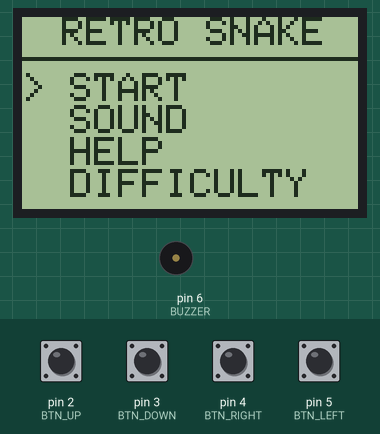
This sketch was run on a simulated Arduino Uno, built with avr-gcc and run on an emulated ATmega328P. Parts: 84×48 one-colour display, buzzer (waves = sounding). The test bench sets the inputs (shaded band); at power-on: pin 2 (BTN_UP), pin 3 (BTN_DOWN), pin 4 (BTN_RIGHT), pin 5 (BTN_LEFT) HIGH. Random numbers use the default seed unless the sketch sets one; EEPROM starts erased.

Above: at 4.3 s.
4.4 s: pin 4 (BTN_RIGHT) pulled LOW for 0.15 s
At 6.09 s:
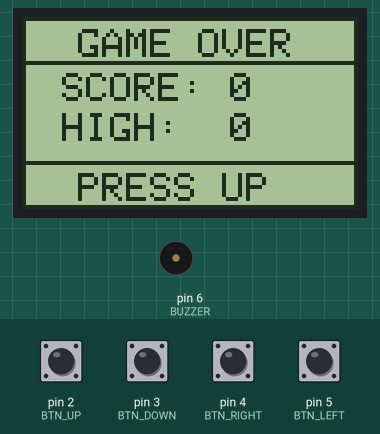
6.2 s: pin 2 (BTN_UP) pulled LOW for 1 s
At 6.52 s:
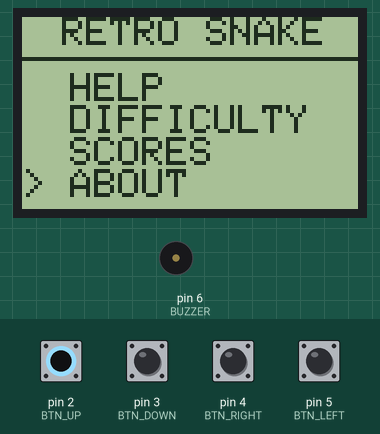
8.7 s: pin 4 (BTN_RIGHT) pulled LOW for 1 s
At 10.1 s:
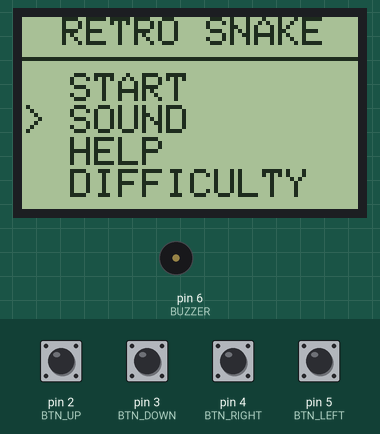
11.2 s: pin 3 (BTN_DOWN) pulled LOW for 0.15 s
At 12.4 s:
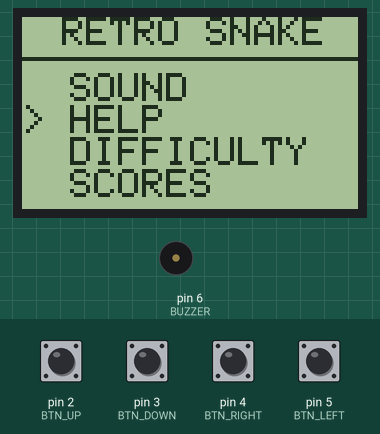
12.8 s: pin 4 (BTN_RIGHT) pulled LOW for 0.15 s
At 13.8 s:
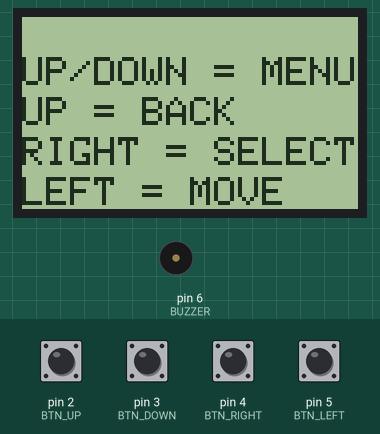
14.4 s: pin 2 (BTN_UP) pulled LOW for 0.15 s
At 15.4 s:
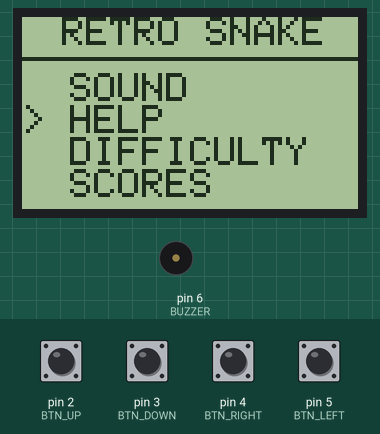
Timing chart, 0 to 17.0 s (numbered marks = the images above; inputs shaded):
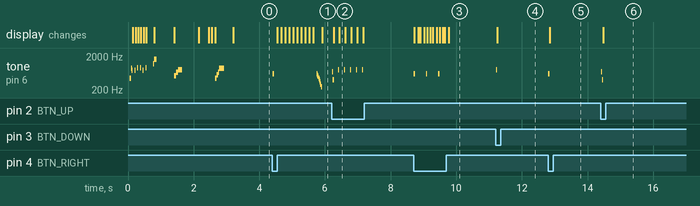

Measured:
- after the input at 4.4 s, tone on pin 6 (BUZZER): plays 600 Hz for 0.04 s, 600 Hz for 0.02 s, 550 Hz for 0.02 s, 500 Hz for 0.02 s, 450 Hz for 0.02 s, 400 Hz for 0.02 s … (9 notes in this stretch), starting at once; the display: first changes after 0.15 s (image 1 shows a later state)
- after the input at 6.2 s, tone on pin 6 (BUZZER): plays 700 Hz for 0.03 s, 400 Hz for 0.04 s, 800 Hz for 0.03 s, 800 Hz for 0.03 s, 800 Hz for 0.03 s, 800 Hz for 0.03 s … (7 notes in this stretch), starting at once; the display: first changes after 0.06 s (image 2 shows a later state)
- after the input at 8.7 s, tone on pin 6 (BUZZER): alternates 600 Hz for 0.04 s and silent for 0.33 s, 6 changes in all, then stays silent, starting at once; the display: first changes at once (image 3 shows a later state)
- after the input at 11.2 s, tone on pin 6 (BUZZER): silent → 800 Hz at once, → silent 0.03 s later; the display: changes at once (image 4)
- after the input at 12.8 s, tone on pin 6 (BUZZER): silent → 600 Hz at once, → silent 0.04 s later; the display: changes at once (image 5)
- after the input at 14.4 s, tone on pin 6 (BUZZER): silent → 700 Hz at once, → 400 Hz 0.03 s later, → silent 0.04 s later; the display: changes after 0.08 s (image 6)

The sketch:

snake_game_full_version.ino
```cpp
// ================= LIBRARIES =================
#include <SPI.h>
#include <Adafruit_GFX.h>
#include <Adafruit_PCD8544.h>
#include <EEPROM.h>

// ================= DISPLAY =================
Adafruit_PCD8544 display = Adafruit_PCD8544(11, 10, 9, 8, 7);
const int SCREEN_W = 84;
const int SCREEN_H = 48;
const int CELL = 4;

// 1. Heart (8x8)
const unsigned char PROGMEM heart_icon[] = {
  0x00, 0x66, 0xFF, 0xFF, 0xFF, 0x7E, 0x3C, 0x18
};
// 2. Smiley (8x8)
const unsigned char PROGMEM smiley_icon[] = {
  0x3C, 0x42, 0xA5, 0x81, 0xA5, 0x99, 0x42, 0x3C
};
// screw icon
const unsigned char screwdriver_icon[] PROGMEM = {
  0x18, 0x3C, 0x7E, 0x3C, 0x18, 0x18, 0x18, 0x18
};

// ================= BUTTONS & HARDWARE =================
#define BTN_UP 2
#define BTN_DOWN 3
#define BTN_RIGHT 4
#define BTN_LEFT 5
#define BUZZER 6

// ================= STATES =================
enum State {MENU, GAME, HELP, DIFFICULTY, GAME_OVER, SCORES, ABOUT};
State state = MENU;

// ================= SCROLLING MENU =================
const char* menuItems[] = {
  "START", "SOUND", "HELP",
  "DIFFICULTY", "SCORES", "ABOUT"
};

const int MENU_ITEMS = 6;
const int VISIBLE_ITEMS = 4; // Fits on 84x48 screen with 8px spacing

// ================= SCORE & EEPROM (TOP 4) =================
int score = 0;
int highScores[4] = {0, 0, 0, 0};  // 👈 Top 4 scores array
const int EEPROM_ADDR = 0;          // 👈 Single base address (8 bytes total)

// ================= TIMING & DEBOUNCE =================
unsigned long lastButtonPress = 0;
const unsigned long DEBOUNCE_MS = 180;
unsigned long lastActivity = 0;
unsigned long lastMove = 0;

// ================= MENU & SETTINGS =================
int menuIndex = 0;
bool soundOn = true;
int difficulty = 1; // 0=Easy, 1=Medium, 2=Hard 3=Extreme

// ================= SNAKE =================
#define MAX_SNAKE 30
struct Point { int x, y; };
Point snake[MAX_SNAKE];
int length;
int dx, dy;
Point food;
int speedDelay = 120;

// ================= FUNCTION PROTOTYPES =================
void drawSnake(bool retro = true);
void handleMenuInput();
void handleGameInput();
void resetGame();
void updateDifficulty();
void spawnFood();
void drawBorder();
bool isButtonPressed(int pin);
bool isAnyButtonPressed();

// ================= 8-BIT SFX PACK functions =================
//boot start sound
void sfxBootStart()
  { if(soundOn)
    { tone(BUZZER,440,80);
     delay(40);
     tone(BUZZER,880,100);
    }
  }
//loading sound
void sfxLoadTick()
  { if(soundOn)
    { tone(BUZZER, 600 + (random(3)*150), 25); }
  }
// ready sound
void sfxReady()
  { if(soundOn)
    { tone(BUZZER,1200,50);
      delay(30);
      tone(BUZZER,1600,80);
    }
  }
// telugu mad thinker sound
void sfxBrand()
  { if(soundOn)
    { tone(BUZZER,523,90);
      delay(60);
      tone(BUZZER,659,90);
      delay(60);
      tone(BUZZER,784,120);
    }
  }
// rtero snake sound
void sfxTitle()
  { if(soundOn)
    { tone(BUZZER,440,70);
      delay(40);
      tone(BUZZER,554,70);
      delay(40);
      tone(BUZZER,659,70);
      delay(40);
      tone(BUZZER,880,150);
    }
  }
// button movement sound
void sfxMenuMove()
  { if(soundOn)
    { tone(BUZZER,800,25); }
  }
// button select sound
void sfxSelect()
  { if(soundOn)
    { tone(BUZZER,600,40); }
  }
// snake eat sound
void sfxEat()
  { if(soundOn)
    { tone(BUZZER,1000,40);
      delay(20);
      tone(BUZZER,1500,40);
    }
  }
// snake wall hit sound
void sfxWall()
  { if(soundOn)
    { tone(BUZZER,150,100); }
  }
// game over screen sound
void sfxGameOver()
  { if(soundOn)
    { for(int f=600; f>200; f-=50)
      { tone(BUZZER,f,40);
        delay(20);
      }
      noTone(BUZZER);
    }
  }
// highscore sound
void sfxHighScore()
  { if(soundOn)
    { tone(BUZZER,1500,100);
      delay(50);
      tone(BUZZER,2000,150);
    }
  }
// back button sound
void sfxBack(){
  if(soundOn){
    tone(BUZZER, 700, 30);   // Start mid-tone
    delay(30);               // Brief pause for note separation
    tone(BUZZER, 400, 40);   // Drop to lower tone = "back" feel
  }
}

// ================= SETUP =================
void setup() {
  display.begin();
  display.setContrast(58);
  // 👇 LOAD & VALIDATE TOP 4 SCORES
  bool corrupted = false;
  for(int i = 0; i < 4; i++) {
    EEPROM.get(EEPROM_ADDR + (i * 2), highScores[i]);
    // Validate: reasonable score range 0-9999
    if(highScores[i] < 0 || highScores[i] > 9999) {
      highScores[i] = 0;
      corrupted = true;
    }
  }
  // If any corruption found, reset all to 0
  if(corrupted) {
    for(int i = 0; i < 4; i++) {
      EEPROM.put(EEPROM_ADDR + (i * 2), 0);
    }
  }
//pullup to read button value without noise
  pinMode(BTN_UP, INPUT_PULLUP);
  pinMode(BTN_DOWN, INPUT_PULLUP);
  pinMode(BTN_LEFT, INPUT_PULLUP);
  pinMode(BTN_RIGHT, INPUT_PULLUP);
  pinMode(BUZZER, OUTPUT);

  introBoot();
  revealDecor();
  revealRetroSnake();
}

// ================= MAIN LOOP =================
void loop() {

  // 👇 Updated state switch
  switch(state){
    case MENU:        drawMenu(); handleMenuInput(); break;
    case GAME:        gameLoop(); break;
    case HELP:        drawHelp(); break;
    case DIFFICULTY:  drawDifficulty(); break;
    case GAME_OVER:   drawGameOver(); break;
    case SCORES:      drawHighScores(); break;
    case ABOUT:       drawAbout(); break;
  }
}

//debounce
// ================= NON-BLOCKING INPUT =================
bool isButtonPressed(int pin) {
  if (digitalRead(pin) == LOW) {
    unsigned long now = millis();
    if (now - lastButtonPress >= DEBOUNCE_MS) {
      lastButtonPress = now;
      return true;
    }
  }
  return false;
}

bool isAnyButtonPressed() {
  if (digitalRead(BTN_UP)==LOW || digitalRead(BTN_DOWN)==LOW ||
      digitalRead(BTN_LEFT)==LOW || digitalRead(BTN_RIGHT)==LOW) {
    unsigned long now = millis();
    if (now - lastButtonPress >= DEBOUNCE_MS) {
      lastButtonPress = now;
      return true;
    }
  }
  return false;
}

// ================= MENU HANDLER =================
void handleMenuInput() {
  if(isButtonPressed(BTN_DOWN)){
    menuIndex = (menuIndex + 1) % MENU_ITEMS;
    sfxMenuMove();
  }
  if(isButtonPressed(BTN_UP)){
    menuIndex = (menuIndex - 1 + MENU_ITEMS) % MENU_ITEMS;
    sfxMenuMove();
  }
  if(isButtonPressed(BTN_RIGHT)) {
    sfxSelect();
    if(menuIndex == 0)
     { resetGame(); state = GAME; }
    else if(menuIndex == 1)
     { soundOn = !soundOn;
           // Optional: Visual feedback on menu line
      display.setCursor(60, 22);  // Right side of SOUND line
      display.print(soundOn ? F("ON") : F("OFF"));
      display.display();
      delay(100);
     }
    else if(menuIndex == 2)
     { state = HELP; }
    else if(menuIndex == 3)
     { state = DIFFICULTY; }
    else if(menuIndex == 4)
    { state = SCORES; }  // 👈 New
    else if(menuIndex == 5)
    { state = ABOUT; }
  }
}

// ================= GAME INPUT (SIMPLIFIED - NO PAUSE) =================
void handleGameInput() {
  unsigned long now = millis();

  // 🎮 Directional controls (debounced)
  if(isButtonPressed(BTN_UP) && dy == 0) {
    dx = 0; dy = -4;
    lastActivity = now;
  }
  if(isButtonPressed(BTN_DOWN) && dy == 0) {
    dx = 0; dy = 4;
    lastActivity = now;
  }
  if(isButtonPressed(BTN_RIGHT) && dx == 0) {
    dx = 4; dy = 0;
    lastActivity = now;
  }
  if(isButtonPressed(BTN_LEFT) && dx == 0) {
    dx = -4; dy = 0;
    lastActivity = now;
  }
}

// ================= GAME LOOP =================
void gameLoop() {
  handleGameInput();
  if(millis() - lastMove > speedDelay) {
    lastMove = millis();
    updateSnake();
    if(checkCollision()) {
      sfxWall();
      sfxGameOver(); // 🔊 Game over melody
      updateHighScores(score);  // 👈 Handles sorting + EEPROM save + SFX
      state = GAME_OVER;
      return;
    }
    checkFood();
    drawGame();
  }
}

// ================= HELPERS =================
void updateDifficulty() {
  if(difficulty == 0) speedDelay = 180;
  else if(difficulty == 1) speedDelay = 120;
  else if(difficulty == 2) speedDelay = 70;
  else speedDelay = 40;
}

// ================= SAVE HIGH SCORE (TOP 4) =================
void updateHighScores(int newScore){
  // Insert new score in sorted descending order
  for(int i = 0; i < 4; i++){
    if(newScore > highScores[i]){
      // Shift lower scores down to make room
      for(int j = 3; j > i; j--){
        highScores[j] = highScores[j-1];
      }
      highScores[i] = newScore;
      // Play fanfare ONLY if new #1 score
      if(i == 0 && soundOn) sfxHighScore();
      break; // Stop after inserting
    }
  }
  // Save all 4 scores to EEPROM (2 bytes each = 8 bytes total)
  for(int i = 0; i < 4; i++){
    EEPROM.put(EEPROM_ADDR + (i * 2), highScores[i]);
  }
}
//food random on game play
void spawnFood() {
  food.x = (random(SCREEN_W/4)) * 4;
  food.y = (random(SCREEN_H/4)) * 4;
}
// self collison and wall collison check
bool checkCollision() {
  if(snake[0].x < 0 || snake[0].x >= SCREEN_W || snake[0].y < 0 || snake[0].y >= SCREEN_H) return true;
  for(int i = 1; i < length; i++) if(snake[0].x == snake[i].x && snake[0].y == snake[i].y) return true;
  return false;
}

// ================= CHECK FOOD =================
void checkFood(){
  if(snake[0].x == food.x && snake[0].y == food.y){
    if(length < MAX_SNAKE) length++;
    score++;

    // 👇 VISUAL FLASH at eaten food position (BEFORE spawning new food)
    display.fillRect(food.x-1, food.y-1, CELL+2, CELL+2, WHITE);
    display.display();
    delay(30); // Brief blocking pause - acceptable for retro "pop" feel
    display.fillRect(food.x-1, food.y-1, CELL+2, CELL+2, BLACK); // Clear flash

    // 👇 Spawn NEW food AFTER flash
    spawnFood();

    // 👇 Keep existing sound (already respects soundOn)
    sfxEat();
  }
}
// after eating update snake length
void updateSnake() {
  for(int i = length-1; i > 0; i--) snake[i] = snake[i-1];
  snake[0].x += dx; snake[0].y += dy;
}
// reset game to start fresh game
void resetGame() {
  score = 0; length = 3;
  snake[0] = {40, 24};
  snake[1] = {36, 24};
  snake[2] = {32, 24};
  dx = 4; dy = 0;
  updateDifficulty();
  spawnFood();
  lastMove = millis();
  lastActivity = millis();
}

// ================= SCROLLING MENU DRAW =================
void drawMenu(){
  display.clearDisplay();

  // 👇 Title bar
  display.setCursor(10, 0);
  display.setTextSize(1);
  display.println(F("RETRO SNAKE"));
  display.drawLine(0, 10, 83, 10, BLACK);

  // 👇 Scrolling logic: keep cursor centered when possible
  int start = menuIndex - 1;
  if(start < 0) start = 0;
  if(start > MENU_ITEMS - VISIBLE_ITEMS) start = MENU_ITEMS - VISIBLE_ITEMS;

  // 👇 Draw visible items (8px vertical spacing)
  for(int i = 0; i < VISIBLE_ITEMS; i++){
    int idx = start + i;
    display.setCursor(0, 14 + (i * 8));

    // Cursor indicator
    if(idx == menuIndex) display.print(F("> "));
    else display.print(F("  "));

    // Menu item text
    display.println(menuItems[idx]);
  }
  display.display();
}

// Help section page
void drawHelp() {
  display.clearDisplay();
  display.println(F("HELP"));
  display.setCursor(0,10);
  display.println(F("UP/DOWN = MENU"));
  display.setCursor(0,20);
  display.println(F("UP = BACK"));
  display.setCursor(0,30);
  display.println(F("RIGHT = SELECT"));
  display.setCursor(0,40);
  display.println(F("LEFT = MOVE")); // ✅ Updated: no pause mention
  display.display();
  if(isButtonPressed(BTN_UP)) {
   sfxBack();  // 🔊 Play back sound
   state = MENU;
  }
}
// difficulty section page
void drawDifficulty() {
  display.clearDisplay();
  display.setCursor(0,2);
  display.println(F("DIFFICULTY"));
  display.drawLine(0,12,84,12,BLACK);
  display.setCursor(10,17);
  if(difficulty==0)
   display.println(F("EASY"));
  else if(difficulty==1)
   display.println(F("MEDIUM"));
  else if(difficulty==2)
   display.println(F("HARD"));
  else display.println(F("EXTREME"));
  display.drawLine(0,29,84,29,BLACK);
  display.setCursor(0,32);
  display.println(F("UP=BACK"));
  display.display();

  if(isButtonPressed(BTN_LEFT))  difficulty = (difficulty==0)?3:difficulty-1;
  if(isButtonPressed(BTN_RIGHT)) difficulty = (difficulty==3)?0:difficulty+1;
    // 👇 Back navigation with SFX
  if(isButtonPressed(BTN_UP)){
    sfxBack();  // 🔊 Play back sound
    state = MENU;
  }
}
// game over screen page
void drawGameOver() {
  display.clearDisplay();
  drawBorder();
  display.setTextSize(1);
  display.setCursor(14, 3);
  display.println(F("GAME OVER"));
  display.drawLine(0, 11, 83, 11, BLACK);
  display.setCursor(10, 14);
  display.print(F("SCORE: "));
  display.println(score);
  display.setCursor(10, 24);
  display.print(F("HIGH:  "));
  display.println(highScores[0]);
  display.drawLine(0, 36, 83, 36, BLACK);
  display.setCursor(14, 39);
  display.println(F("PRESS UP"));
  display.display();
  // 👇 Return to menu with SFX
  if(isButtonPressed(BTN_UP)){
    sfxBack();  // 🔊 Play back sound (returning to menu)
    state = MENU;
  }
}

// ================= HIGH SCORES SCREEN =================
void drawHighScores(){
  display.clearDisplay();
  display.setCursor(10, 1);
  display.println(F("HIGH SCORES"));
  display.drawLine(0, 9, 83, 9, BLACK);

  for(int i = 0; i < 4; i++){
    display.setCursor(6, 11 + (i * 8));
    display.print(i + 1);
    display.print(F(". "));
    display.println(highScores[i]);
  }
  display.setCursor(30, 40);
  display.println(F("UP = BACK"));
  display.display();

  if(isButtonPressed(BTN_UP)){
    sfxBack();
    state = MENU;
  }
}

// ================= ABOUT SCREEN (3 PAGES) =================
void drawAbout(){
  static int page = 0;  // 0, 1, or 2 - persists across calls

  display.clearDisplay();
  display.setCursor(0, 0);
  display.println(F("ABOUT"));
  display.drawLine(0, 8, 83, 8, BLACK);

  // 👇 PAGE 0: Brand Story
  if(page == 0){
    display.setCursor(0, 10);
    display.println(F("Build with"));
    display.drawBitmap(60,10, heart_icon, 8, 8, BLACK); // ❤
    display.setCursor(0, 20);
    display.println(F("Telugu Mad"));
    display.setCursor(0, 30);
    display.println(F("Thinker"));
    display.drawBitmap(46,30, smiley_icon, 8, 8, BLACK); // 😊
    display.setCursor(60, 40);
    display.println(F(">>"));
  }

  // 👇 PAGE 1: Childhood dream
  else if(page == 1){
    display.setCursor(0, 10);
    display.println(F("Childhood"));
    display.setCursor(0, 20);
    display.println(F("DREAM into"));
    display.setCursor(0, 30);
    display.println(F("REALITY"));
    display.drawBitmap(44, 30, screwdriver_icon, 8, 8, BLACK);
    display.setCursor(60, 40);
    display.println(F(">>"));
  }

  // 👇 PAGE 2: help of ai + telugu mad thinker
  else if(page == 2){
    display.setCursor(0, 10);
    display.println(F("with help of"));
    display.setCursor(0, 20);
    display.println(F("ChatGPT, Qwen"));
    display.setCursor(0, 30);
    display.println(F("& TMT"));
    display.setCursor(52, 40);
    display.println(F("<<"));
  }

  display.display(); // 👈 SINGLE display() AFTER all drawing ✅

  // 👇 Button handling with your existing isButtonPressed() + debounce
  if(isButtonPressed(BTN_RIGHT)){
    page = (page + 1) % 3;  // Cycle: 0→1→2→0
    sfxMenuMove();  // Subtle page-turn blip
  }
    // 👇 LEFT Button: Previous Page (0 -> 2 -> 1 -> 0)
  if(isButtonPressed(BTN_LEFT)){
    page = (page + 2) % 3; // Adding (TotalPages - 1) is a clean way to go back in modulo
    sfxMenuMove();  // Slightly lower pitch for "back"
  }
  if(isButtonPressed(BTN_UP)){
    state = MENU; // Return to menu
    sfxBack(); // Back sound
  }
}
// boundary border
void drawBorder()
 { display.drawRect(0, 0, SCREEN_W, SCREEN_H, BLACK); }

void drawGame() {
  display.clearDisplay();
  drawBorder();
  display.fillRect(food.x, food.y, CELL, CELL, BLACK);
  drawSnake(true);
  display.display();
}
// snake draw
void drawSnake(bool retro) {
  if (length < 1) return;
  for (int i = 1; i < length - 1; i++) {
    if (retro) {
      display.drawRect(snake[i].x, snake[i].y, CELL, CELL, BLACK);
     }
    else {
      display.fillRect(snake[i].x, snake[i].y, CELL, CELL, BLACK);
     }
  }
  int hx = snake[0].x, hy = snake[0].y;
  if (retro) {
    display.fillRect(hx, hy, CELL, CELL, BLACK);
    if (dx == 4)
     { display.drawPixel(hx+4, hy+1, BLACK);
       display.drawPixel(hx+4, hy+2, BLACK);
       display.drawPixel(hx+2, hy+1, WHITE); }
    else if (dx == -4)
     { display.drawPixel(hx-1, hy+1, BLACK);
       display.drawPixel(hx-1, hy+2, BLACK);
       display.drawPixel(hx+1, hy+1, WHITE); }
    else if (dy == -4)
     { display.drawPixel(hx+1, hy-1, BLACK);
       display.drawPixel(hx+2, hy-1, BLACK);
       display.drawPixel(hx+1, hy+1, WHITE); }
    else if (dy == 4)
     { display.drawPixel(hx+1, hy+4, BLACK);
       display.drawPixel(hx+2, hy+4, BLACK);
       display.drawPixel(hx+1, hy+2, WHITE); }
  }
  if (length >= 2 && retro) {
    int t = length - 1, tx = snake[t].x, ty = snake[t].y, px = snake[t-1].x, py = snake[t-1].y;
    if (px > tx)
     { display.fillRect(tx+1, ty+1, 3, 2, BLACK);
       display.drawPixel(tx, ty+2, BLACK); }
    else if (px < tx)
     { display.fillRect(tx, ty+1, 3, 2, BLACK);
       display.drawPixel(tx+3, ty+2, BLACK); }
    else if (py > ty)
     { display.fillRect(tx+1, ty+1, 2, 3, BLACK);
       display.drawPixel(tx+2, ty, BLACK); }
    else if (py < ty)
     { display.fillRect(tx+1, ty, 2, 3, BLACK);
       display.drawPixel(tx+2, ty+3, BLACK); }
  } else if (length >= 2) {
    display.fillRect(snake[length-1].x, snake[length-1].y, CELL, CELL, BLACK);
  }
}


// ================= OPTIMIZED STARTUP ANIMATION =================
void introBoot() {
    // Frame 1: Loading + Progress Bar
    sfxBootStart();
    display.clearDisplay();
    drawBorder();
    display.setCursor(16, 8);
    display.println(F("LOADING"));       // F() saves ~7 bytes RAM
    display.drawRect(10, 28, 64, 8, BLACK);
    display.display();

    for (int i = 1; i <= 6; i++) {
        display.fillRect(12, 30, 56, 4, WHITE);          // Clear bar area
        display.fillRect(12, 30, i * 9, 4, BLACK);       // Draw progress
        display.display();
        sfxLoadTick(); // 🔊 Loading blip per segment
        delay(70); // Snappier than 120ms
    }
    delay(150);

    // Frame 2: READY?
    display.clearDisplay();
    drawBorder();
    display.setCursor(12, 20);
    display.setTextSize(2);
    display.println(F("READY?"));
    display.display();
    sfxReady();
    delay(600); // Reduced from 1000ms

    // Frame 3: TELUGU MAD THINKER
    display.clearDisplay();
    drawBorder();
    display.setTextSize(1);
    display.setCursor(14, 10);
    display.print(F("TELUGU MAD"));
    display.setCursor(20, 24);
    display.print(F("THINKER"));
    display.display();
    sfxBrand();  // 🔊 Cultural pride chime
    delay(600);
}

void revealDecor() {
    display.clearDisplay();
    drawBorder();
    for (int x = 0; x < SCREEN_W; x += 6) {
        display.drawLine(x, 0, x, SCREEN_H - 1, BLACK);
        display.display();
        delay(18); // Faster vertical reveal
    }
    delay(80);
}

void revealRetroSnake() {
    display.clearDisplay();
    drawBorder();
    for (int i = 8; i < 76; i += 8) {
        display.fillRect(i, 6, 4, 3, BLACK);
    }
    display.setTextColor(BLACK);
    display.setTextSize(1);
    display.setCursor(28, 14);
    display.println(F("RETRO"));
    display.setTextSize(2);
    display.setCursor(12, 26);
    display.println(F("SNAKE"));
    display.display();
    sfxTitle(); // 🔊 Arcade fanfare finale
    delay(400);
}
```
